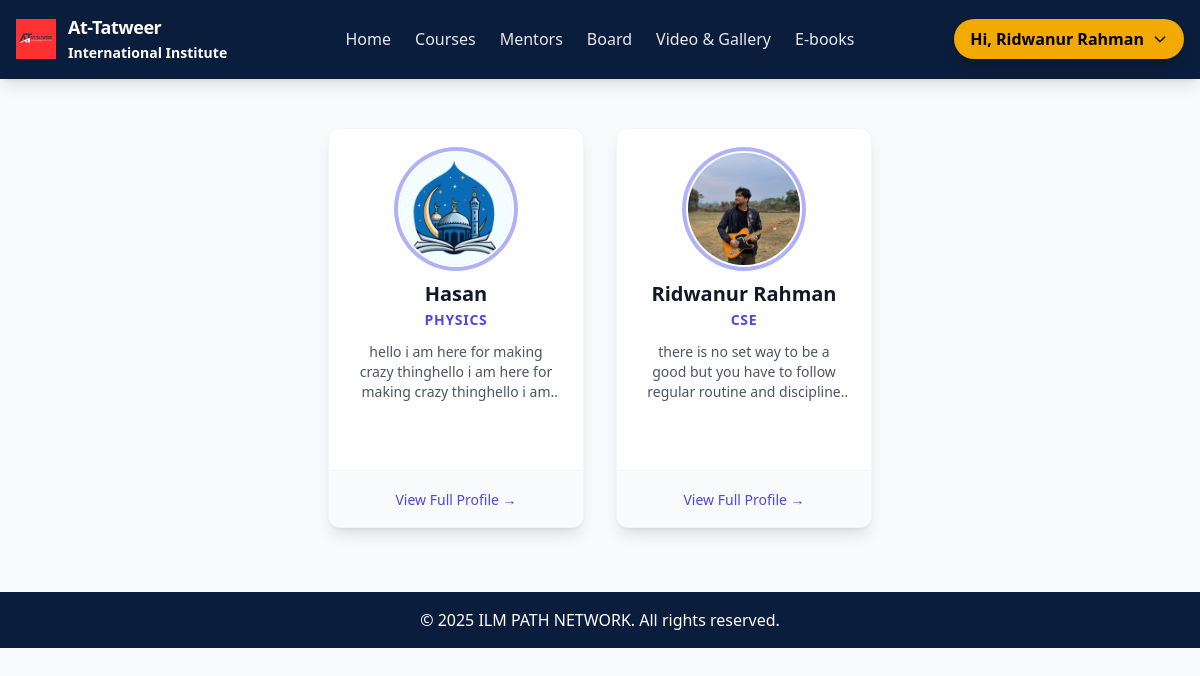
Page /mentors.php (signed in) on the committed database.
### tables this page shows
CREATE TABLE `mentors` (
  `id` int(11) NOT NULL,
  `name` varchar(255) NOT NULL,
  `email` varchar(150) DEFAULT NULL,
  `phone` varchar(50) DEFAULT NULL,
  `bio` text DEFAULT NULL,
  `photo` varchar(255) DEFAULT NULL,
  `specialization` varchar(255) DEFAULT NULL,
  `created_at` timestamp NOT NULL DEFAULT current_timestamp()
);

### config.php (called while the page is built, shortened)
<?php
function e($s) {
    return htmlspecialchars($s, ENT_QUOTES, 'UTF-8');
}

### mentors.php (the view, shortened to what this page needs)
<?php
require_once __DIR__ . '/config.php';
require_once __DIR__ . '/includes/functions.php';
$mentors = $pdo->query("SELECT * FROM mentors ORDER BY created_at DESC")->fetchAll(PDO::FETCH_ASSOC);
?>
<!doctype html>
<html lang="en">
<head>
<script src="https://cdn.tailwindcss.com"></script>
</head>
<body class="bg-gray-50">
<?php include 'includes/header.php'; ?>
<main class="pt-16">
<section id="mentor-list" class="py-12 md:py-16">
    <div class="max-w-7xl mx-auto px-4 sm:px-6 lg:px-8">
        <div class="flex flex-wrap justify-center gap-8">
    <?php if (!empty($mentors)): ?>
        <?php foreach($mentors as $mentor): ?>
            <div
                class="mentor-card bg-white rounded-xl shadow-lg hover:shadow-2xl transition-all duration-300 overflow-hidden border border-gray-100 flex flex-col cursor-pointer animate-slide-in-right w-64 h-[400px]"
                data-id="<?= e($mentor['id']) ?>"
                data-name="<?= e($mentor['name']) ?>"
                data-specialization="<?= e($mentor['specialization']) ?>"
                data-bio="<?= e($mentor['bio'] ?? 'No biography available.') ?>"
                data-email="<?= e($mentor['email'] ?? '') ?>"
                data-phone="<?= e($mentor['phone'] ?? '') ?>"
                data-photo="assets/uploads/mentors/<?= e($mentor['photo']) ?>"
                data-has-photo="<?= $mentor['photo'] ? 'true' : 'false' ?>"
            >
                <div class="p-6 flex flex-col items-center text-center flex-grow">
                    <?php if ($mentor['photo']): ?>
                        <img
                            src="assets/uploads/mentors/<?= e($mentor['photo']) ?>"
                            alt="<?= e($mentor['name']) ?> Photo"
                            class="w-28 h-28 rounded-full object-cover mb-4 ring-4 ring-secondary/50 ring-offset-2"
                        >
                    <?php endif; ?>
                    <h2 class="text-xl font-bold text-gray-900 mb-1 leading-tight"><?= e($mentor['name']) ?></h2>
                    <p class="text-primary font-semibold text-sm uppercase tracking-wider mb-3"><?= e($mentor['specialization']) ?></p>
                    <?php if($mentor['bio']): ?>
                        <p class="text-gray-600 text-sm mb-4 line-clamp-3">
                            <?= e(substr($mentor['bio'], 0, 150) . (strlen($mentor['bio']) > 150 ? '...' : '')) ?>
                        </p>
                    <?php endif; ?>
                </div>
                <div class="bg-gray-50 border-t border-gray-100 px-6 py-4 text-center">
                    <span class="text-primary font-medium text-sm hover:underline">View Full Profile &rarr;</span>
                </div>
            </div>
        <?php endforeach; ?>
    <?php else: ?>
        <div class="text-center py-10 w-full">
            <p class="text-xl text-gray-500 font-medium">We are currently updating our mentor list. Please check back soon!</p>
        </div>
    <?php endif; ?>
</div>
    </div>
</section>
</main>
<?php include 'includes/footer.php'; ?>
</body>
</html>

### includes/header.php (style rules this page uses)
:root { --ilm-blue: #0b1d3d; --ilm-gold: #f2a900; }

### rows in the picture
mentors: photo (picture), name "Hasan", specialization "PHYSICS", bio "hello i am here for making crazy thinghello i am here for making crazy thinghello i…"
mentors: photo (picture), name "Ridwanur Rahman", specialization "CSE", bio "there is no set way to be a good but you have to follow regular routine and…"

### other values in the picture
$_SESSION['user_name'] "Ridwanur Rahman"
